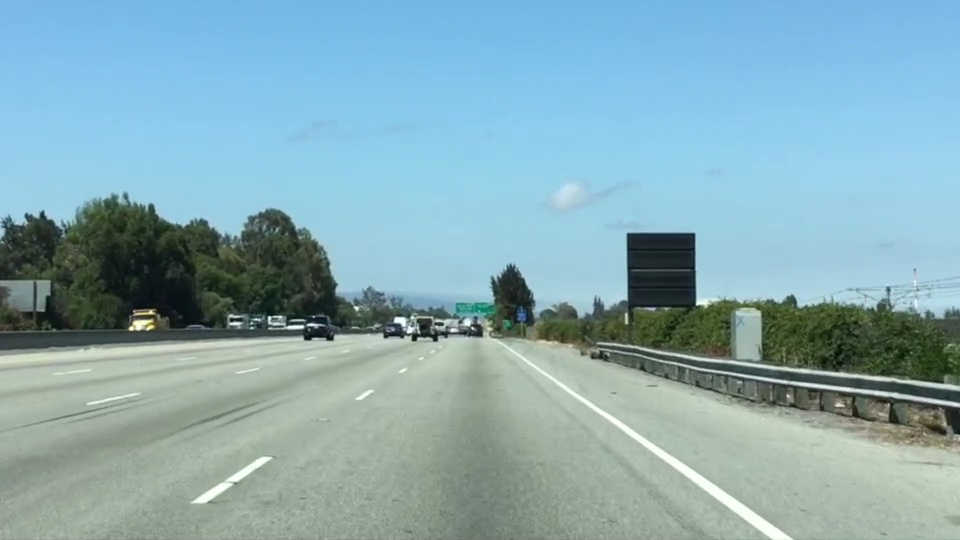
#> input picture Class1/01_Color_Selection/ColorSelectionTest.jpg, 960 x 540 px
$ python Color_Selection.py
#> lines starting #> are read from the running program, lines starting #| are printed output that depends on the picture; after the words box and inside, x2 and y2 are one past the last pixel; in counts of white or black regions, pixels touching at a corner belong together
import matplotlib.pyplot as plt
import matplotlib.image as mpimg
import numpy as np
from PIL import Image
from numpy import array

# Read in the image and print out some stats
# image = mpimg.imread('ColorSelectionTest.png')
image_P = Image.open('ColorSelectionTest.jpg')
#> image_P is the input picture: PIL image 960x540 RGB; mean R, G, B 135.5, 171.1, 179.2
print('This image is: ',type(image_P),
         'with dimensions:', image_P.size)
#| This image is:  <class 'PIL.JpegImagePlugin.JpegImageFile'> with dimensions: (960, 540)

image=array(image_P)

print(len(image))
#| 540
print(len(image[0]))
#| 960
print(len(image[0][0]))
#| 3
print("-------len--------")
print(image[0])
#> (printed output is left out)

# Grab the x and y size and make a copy of the image
ysize = image.shape[0]
#> ysize = 540
xsize = image.shape[1]
#> xsize = 960
# Note: always make a copy rather than simply using "="
color_select = np.copy(image)

# print(color_select[1])

# Define our color selection criteria
# Note: if you run this code, you'll find these are not sensible values!!
# But you'll get a chance to play with them soon in a quiz
red_threshold = 180
green_threshold = 180
blue_threshold = 180
rgb_threshold = [red_threshold, green_threshold, blue_threshold]

# Identify pixels below the threshold
thresholds = (image[:,:,0] < rgb_threshold[0]) \
            | (image[:,:,1] < rgb_threshold[1]) \
            | (image[:,:,2] < rgb_threshold[2])
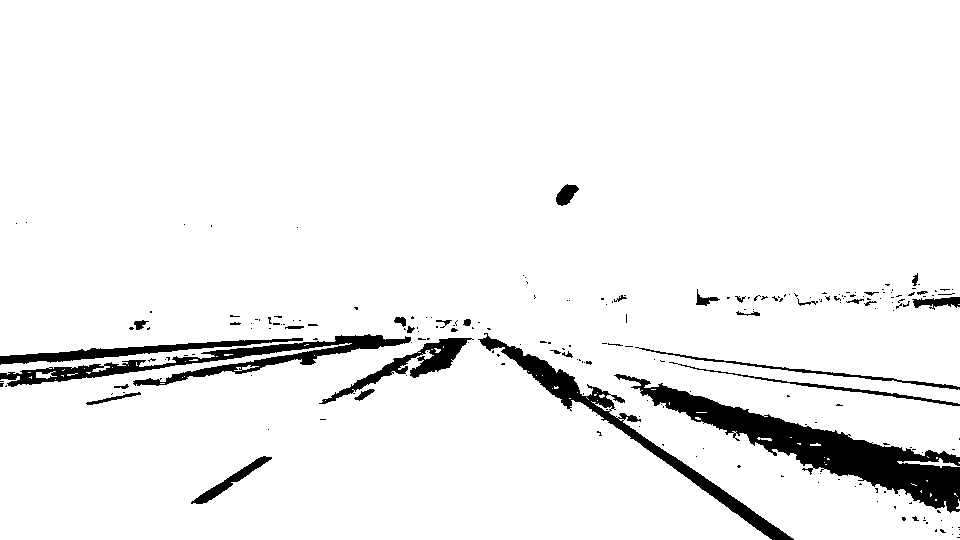
#> thresholds: shape (540, 960) bool; 94.3% white; 219 black regions (186 under 20 px), largest, box (x1, y1, x2, y2) and area: (614, 374, 960, 513) 10920, (0, 334, 411, 387) 5053, (478, 333, 794, 540) 4821

print(len(thresholds))
#| 540
print(len(thresholds[0]))
#| 960


color_select[thresholds] = [0,0,0]
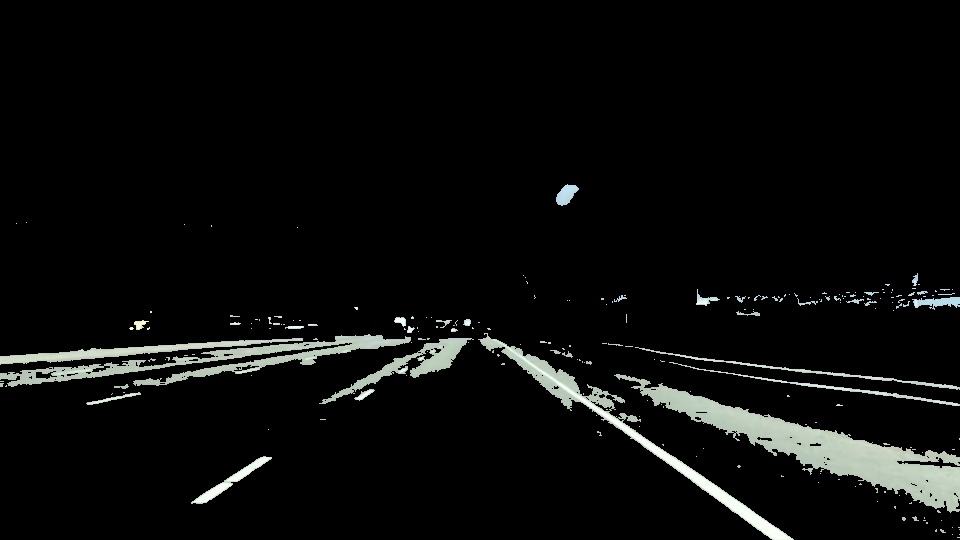
#> color_select: shape (540, 960, 3); mean R, G, B 11.2, 12.1, 11.3

# Display the image
plt.imshow(color_select)
plt.show()
